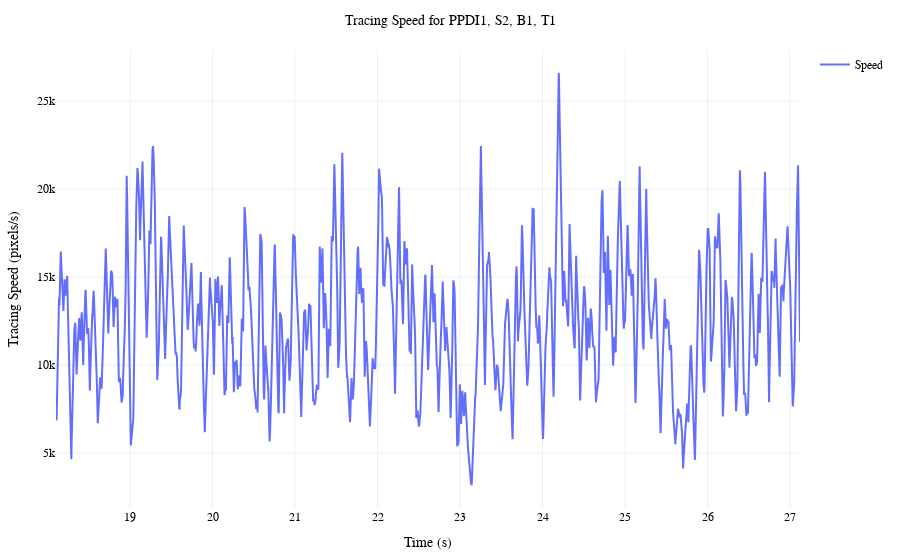

Notebook source saved alongside this figure:
### Code cell
plot_tracing_speed(
    trial_df, tracing_speed="tracing_speed", time="time_original"
)

### Figure 1 — Plotly figure (JSON) as saved in the notebook; plotly's stock layout.template omitted (floating-point values rounded to 4 significant figures; data arrays with more than 128 entries replaced by an {"elided": "..."} marker saying what was removed)
{"data": [{"mode": "lines", "name": "Speed", "type": "scatter", "x": {"elided": "9019 float values"}, "y": {"elided": "9019 float values"}}], "layout": {"font": {"color": "black", "family": "Times New Roman", "size": 12}, "margin": {"b": 50, "l": 50, "r": 50, "t": 50}, "showlegend": true, "title": {"font": {"size": 14}, "text": "Tracing Speed for PPDI1, S2, B1, T1", "x": 0.5}, "xaxis": {"title": {"text": "Time (s)"}}, "yaxis": {"title": {"text": "Tracing Speed (pixels/s)"}}}}
